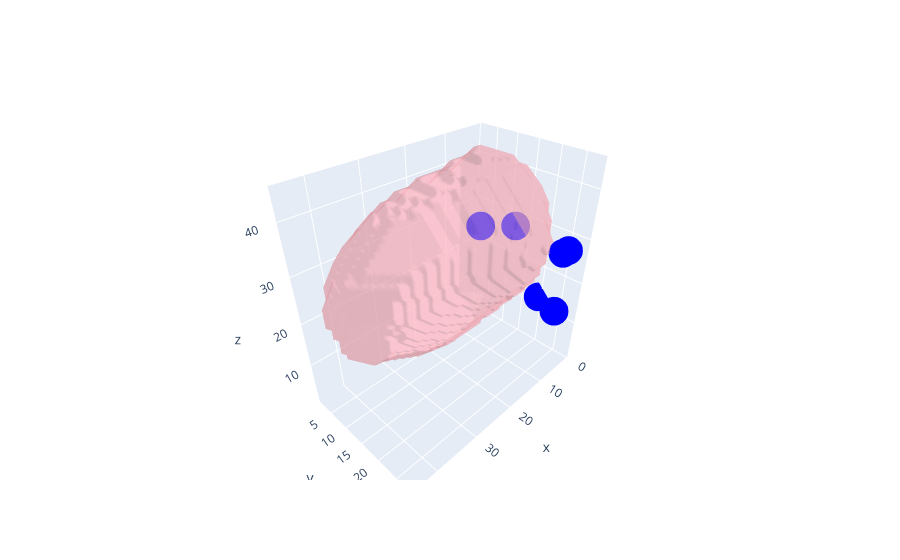

The notebook cell this image was saved under:
### Code cell
points = cj.T
print(points.shape)

x, y, z = vertices.T
i, j, k = faces.T

mesh = go.Mesh3d(x=x, y=y, z=z, i=i, j=j, k=k, color='lightpink', opacity=0.50)
fig = go.Figure(data=[mesh])
fig.add_trace(go.Scatter3d(x=points[:,0], y=points[:,1], z=points[:,2], mode='markers', marker=dict(size=10, color='blue')))
fig.show()

### Figure 1 — Plotly figure (JSON) as saved in the notebook; plotly's stock layout.template omitted (floating-point values rounded to 4 significant figures; data arrays with more than 128 entries replaced by an {"elided": "..."} marker saying what was removed)
{"data": [{"color": "lightpink", "i": {"elided": "11976 int values"}, "j": {"elided": "11976 int values"}, "k": {"elided": "11976 int values"}, "opacity": 0.5, "type": "mesh3d", "x": {"elided": "5990 float values"}, "y": {"elided": "5990 float values"}, "z": {"elided": "5990 float values"}}, {"marker": {"color": "blue", "size": 10}, "mode": "markers", "type": "scatter3d", "x": [1, 2, 4, 6, 6, 13], "y": [20, 13, 26, 27, 28, 13], "z": [13, 28, 14, 29, 30, 32]}], "layout": {}}
